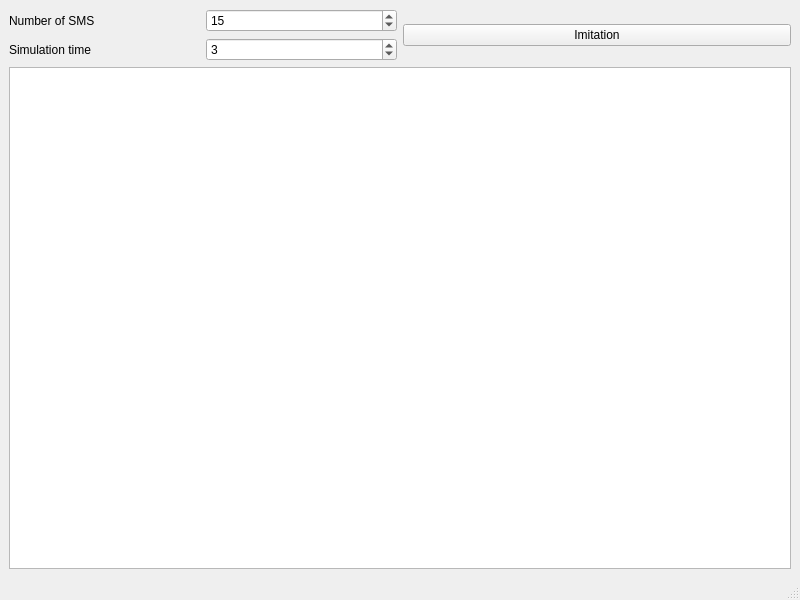
<?xml version="1.0" encoding="UTF-8"?>
<ui version="4.0">
 <class>MainWindow</class>
 <widget class="QMainWindow" name="MainWindow">
  <property name="geometry">
   <rect>
    <x>0</x>
    <y>0</y>
    <width>800</width>
    <height>600</height>
   </rect>
  </property>
  <property name="windowTitle">
   <string>MainWindow</string>
  </property>
  <widget class="QWidget" name="centralwidget">
   <layout class="QGridLayout" name="gridLayout_2">
    <item row="0" column="0">
     <layout class="QGridLayout" name="gridLayout">
      <item row="0" column="0">
       <widget class="QLabel" name="label">
        <property name="midLineWidth">
         <number>1</number>
        </property>
        <property name="text">
         <string>Number of SMS </string>
        </property>
       </widget>
      </item>
      <item row="1" column="0">
       <widget class="QLabel" name="label_2">
        <property name="text">
         <string>Simulation time </string>
        </property>
       </widget>
      </item>
      <item row="0" column="1">
       <widget class="QSpinBox" name="numberOfSMS">
        <property name="minimum">
         <number>1</number>
        </property>
        <property name="maximum">
         <number>500</number>
        </property>
        <property name="value">
         <number>15</number>
        </property>
       </widget>
      </item>
      <item row="1" column="1">
       <widget class="QSpinBox" name="simulationTime">
        <property name="minimum">
         <number>1</number>
        </property>
        <property name="maximum">
         <number>20</number>
        </property>
        <property name="value">
         <number>3</number>
        </property>
       </widget>
      </item>
     </layout>
    </item>
    <item row="0" column="1">
     <widget class="QPushButton" name="pushButtonImitation">
      <property name="text">
       <string>Imitation</string>
      </property>
     </widget>
    </item>
    <item row="1" column="0" colspan="2">
     <widget class="QTextBrowser" name="textBrowser"/>
    </item>
   </layout>
  </widget>
  <widget class="QMenuBar" name="menubar">
   <property name="geometry">
    <rect>
     <x>0</x>
     <y>0</y>
     <width>800</width>
     <height>26</height>
    </rect>
   </property>
  </widget>
  <widget class="QStatusBar" name="statusbar"/>
 </widget>
 <resources/>
 <connections/>
</ui>
